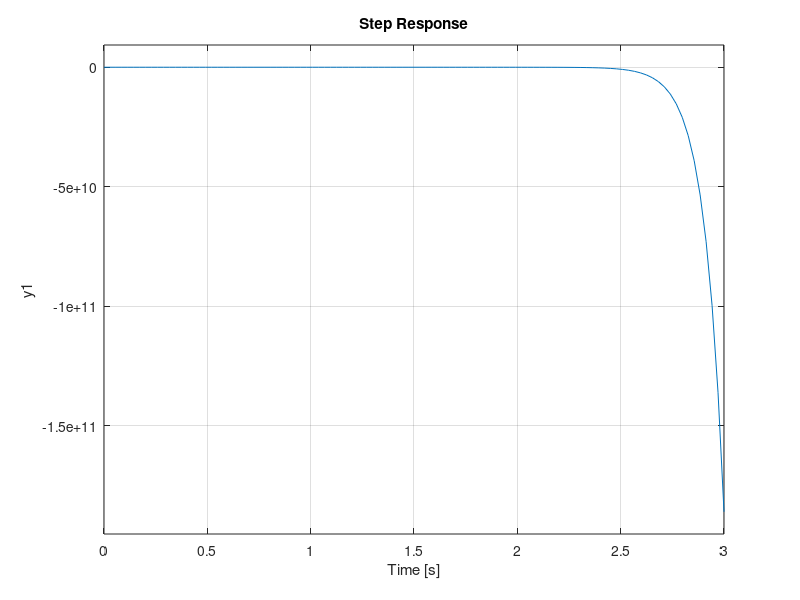
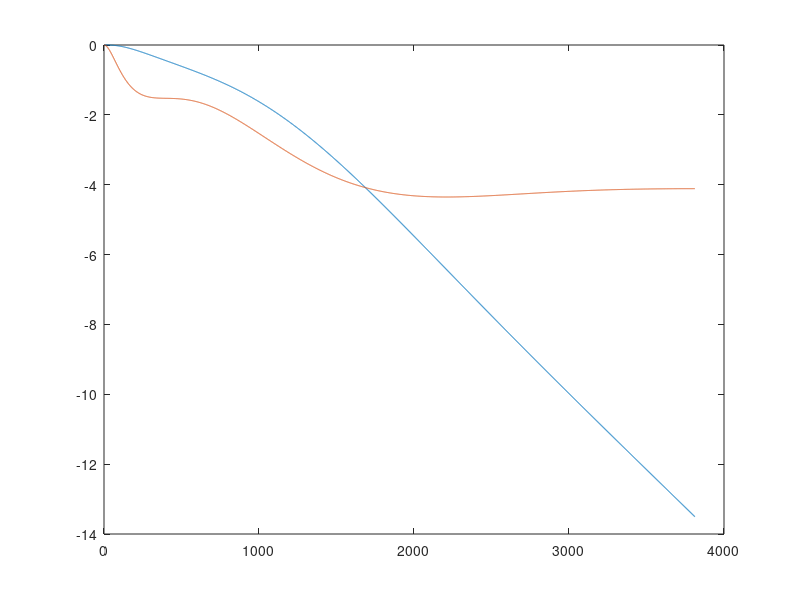
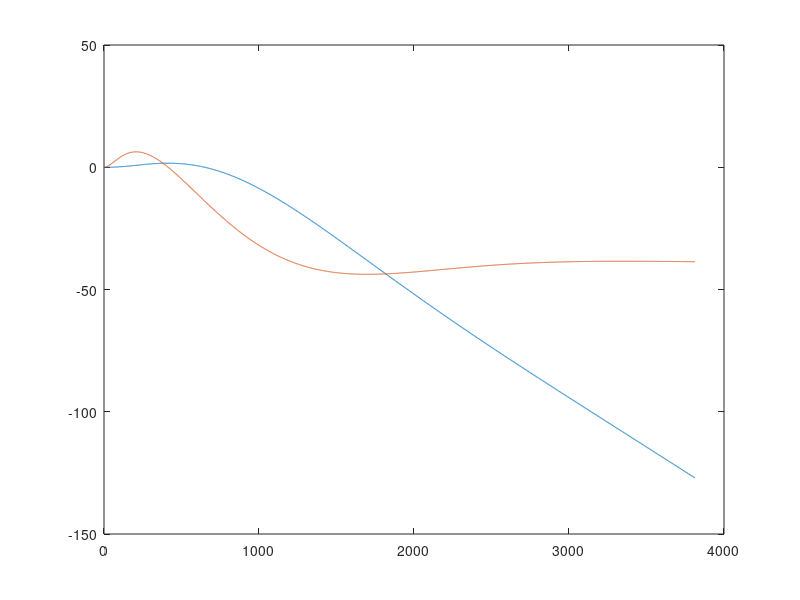
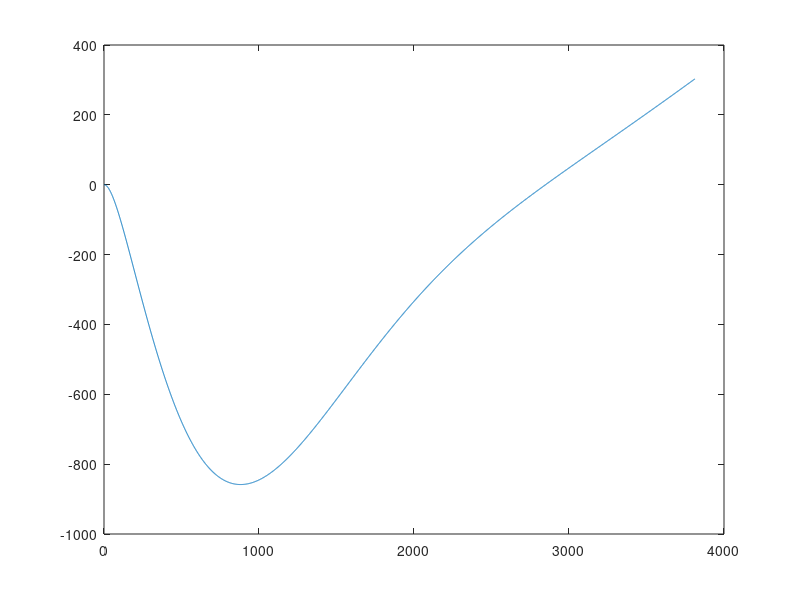

Reproduce these figures in MATLAB, in order.
clc
clear

m=45;%Kg        bicycle mass
h=0.45;%m       height of bicycle COM
l1=0.81;%m      dist b/w ground and balancer
b=1.06;%m       bicycle wheel base
c=0.5;%m        dist between rear wheel and reference point
l=0.2;%m        
eta=65*2*pi/180;
delta=0.2;%m
Js=0.35;%Kgm^2
mb=13.2;%Kg
hb=0.29;%m
Ib=0.22;%Kgm^2

%%

s=tf('s');
d1=(m*h*h)+(mb*l1*l1);
d2=mb*l1*hb;
d3=(mb*hb*hb)+Ib;

%syms beta;
% beta=-1:0.01:1;
% W=(beta/2)+(((d3-d1)*atan((d3-2d2+d1)^0.5*tan(beta/2)))/(((d3-2d2+d1)*(d3+2d2+d1))^0.5));
% W1=-0.055423331578112612949639095976032*beta;
% W2=0.4864*beta;
% %W1=- 8.419146665399794175599615812091*beta.^3 - 0.055423331578112612949639095976032*beta;
% %W1=vpa(taylor(W,beta,'expansionpoint',0,'order',5));
% plot(beta,W);
% hold on;
% plot(beta,W1);
% hold on;
% plot(beta,W2);

%% Plant dynamics

A=[0,0,1,0;
    0,0,0,1;
    44.21,-15.4,0,0;
    -175.5,79.612,0,0];
B=[0,0,-0.316,1.8]';
C1=[1,0,0,0];%alpha=roll angle of bicycle
C2=[0,1,0,0];%beta=balancer angle
C3=[0,0,1,0];%alpha_dot
C4=[0,0,0,1];%beta_dot

D=0;

ss1=ss(A,B,C1,D);
tf1=tf(ss1);

step(tf1);

%% Controller 

k=[590.5,-70.9,120.3,6.1];
Ac=A+(B*k);
t=0:0.0010494:4;
u=100*(10*t);


ss2=ss(Ac,B,C1,D);
tf2=tf(ss2);
figure;
%alp=step(tf2,20);
alp=lsim(tf2,u,t);
plot(alp);

hold on;
ss3=ss(Ac,B,C3,D);
tf3=tf(ss3);
%alpdot=step(tf3,20);
alpdot=lsim(tf3,u,t);
plot(alpdot);

figure;
ss4=ss(Ac,B,C2,D);
tf4=tf(ss4);
%bet=step(tf4,20);
bet=lsim(tf4,u,t);
plot(bet);

hold on;
ss5=ss(Ac,B,C4,D);
tf5=tf(ss5);
%betdot=step(tf5,20);
betdot=lsim(tf5,u,t);
plot(betdot);

 labels= zeros(3812,1);
 for i=1:3812;
     labels(i)=(alp(i)*k(1))+(bet(i)*k(2))+(alpdot(i)*k(3))+(betdot(i)*k(4));
 end




y=lsim(tf2,u,t);


figure;
plot(labels);

%% Test data

%Talp=step(tf2,10);
%Talpdot=step(tf3,10);
%Tbet=step(tf4,10);
%Tbetdot=step(tf5,10);

%test_data=zeros(4,1906);
%Tlabels= zeros(1906,1);
%for i=1:1906;
%    test_data(1,i)= alp(i,1);
%    test_data(2,i)= bet(i,1);
%    test_data(3,i)= alpdot(i,1);
%    test_data(4,i)= betdot(i,1);
%    Tlabels(i)=(Talp(i)*k(1))+(Tbet(i)*k(2))+(Talpdot(i)*k(3))+(Tbetdot(i)*k(4));
%end
%Tlabels=Tlabels';

%% Training data



training_dataset=zeros(4,3812);
for i=1:3812;
    training_dataset(1,i)= alp(i,1);
    training_dataset(2,i)= bet(i,1);
    training_dataset(3,i)= alpdot(i,1);
    training_dataset(4,i)= betdot(i,1);    
end
%training_labels=labels';
training_labels = y';
